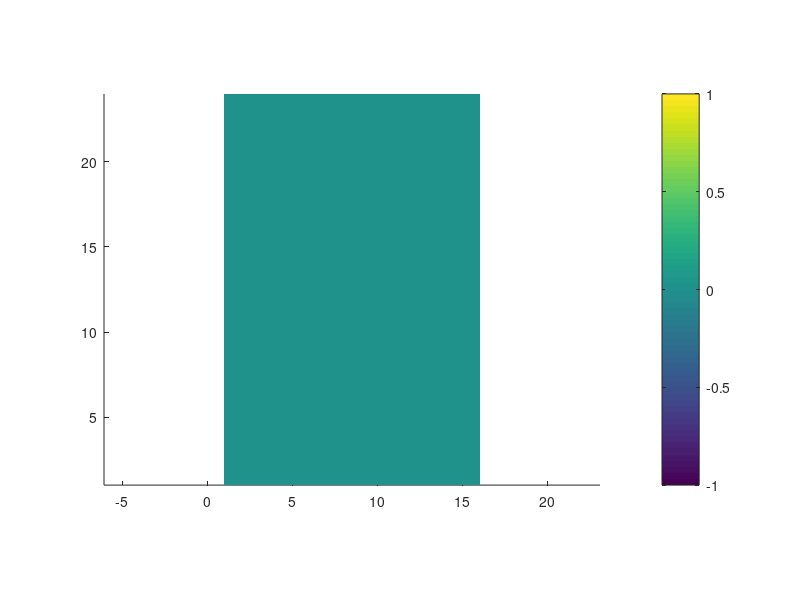

MATLAB code for this plot: (Note: this script raises an error after producing the figure.)
% NUMERICAL METHODS IN FLUID MECHANICS
% PROJECT - 23/03/2018
% CHAPELLE GREGOIRE & DUTOIT VALENTIN 
close all;
h = 0.25;
L = 4;
H = 1.5*L;
M = L/h;
N = H/h;
% [X,Y] = meshgrid(linspace(0,L,M),linspace(0,H,N));
dt = 0.001;
t_end = 1;
nt = t_end/dt;

T = importdata('temperature.txt',' ');

fig = figure;
axis equal;
hold on;
for i = 0:nt-1
    pcolor(T(i*N+1:i*N+N,1:M));
    colorbar;
    shading interp
    drawnow
end
